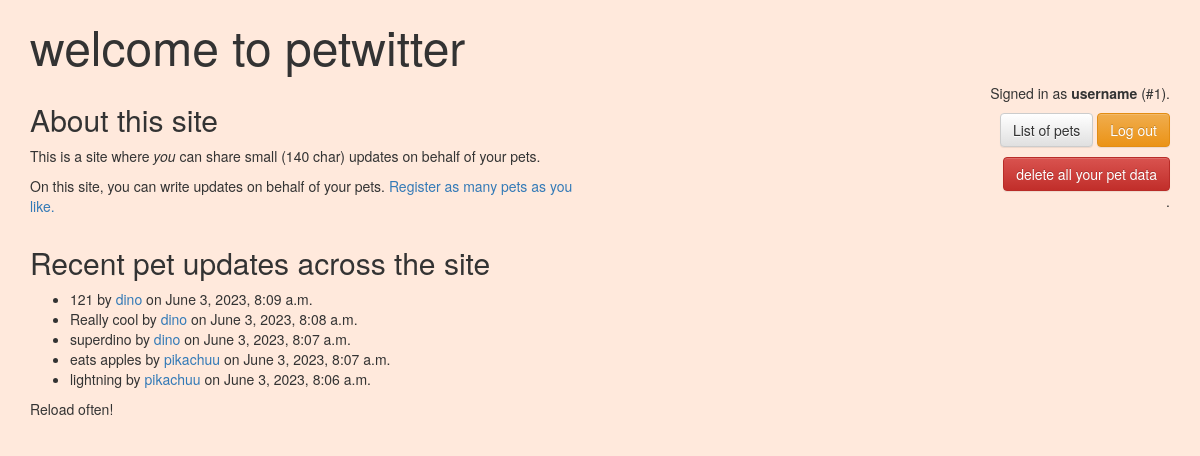
The app's page / (signed in) with its own data.
### communication_app/models.py (models this page shows, shortened)
class Update(models.Model):
    pub_date = models.DateTimeField(
        auto_now_add=True
    )
    pet = models.ForeignKey(Pet, on_delete=models.CASCADE)
    text = models.CharField(max_length=140)

class Pet(models.Model):
    user = models.ForeignKey(django.contrib.auth.models.User, on_delete=models.CASCADE)
    name = models.SlugField()
    description = models.CharField(max_length=1024, default="", blank=True)

### base_app/views.py (the view)
# urls.py: path("", views.site_index, name="index"),
def site_index(request):
    recent_updates = Update.objects.all().order_by("-pub_date")
    return render(
        request, "base_app/site_index.html", {"recent_updates": recent_updates}
    )

### base_app/templates/base_app/site_index.html (shortened to what this page needs)
{% load staticfiles %}
<!DOCTYPE html>
<html lang="en">
  <head>
    <link rel="stylesheet" type="text/css" href="{% static 'bootstrap-3.3.4-dist/css/bootstrap.css' %}" />
    <link rel="stylesheet" type="text/css" href="{% static 'bootstrap-3.3.4-dist/css/bootstrap-theme.css' %}" />
    <link rel="stylesheet" type="text/css" href="{% static 'pets.css' %}" />
  </head>
  <body>
    <div class="container">
    <h1>Welcome to petwitter</h1>
      <div class="row">
        <div class="col-md-6">
        <h2>About this site</h2>
        <p>This is a site where <em>you</em> can share small (140 char) updates
          on behalf of your pets.</p>
        {% if user.is_authenticated %}
        <p>On this site, you can write updates on behalf of your
        pets. <a href="/pets/">Register as many pets as you like.</a></p>
        {% endif %}
        </div>
        <div class="col-md-6">
        {% if user.is_authenticated %}
          <div class="text-right">
        <p>Signed in as <b>{{ user.username }}</b> (#{{ user.id }}).</p>
          <p><a href="/pets/" class="btn btn-default">List of pets</a>
          <a href="/logout/" class="btn btn-warning">Log out</a><p>
          <form method="POST" class="form-inline" action="/pets/delete_my_pets/">
            <input class="btn btn-danger" type="submit" value="delete all your pet data"></input>
          </form>
          .
        </p>
          </div>
        {% endif %}
        </div>
      </div>
      <h2>Recent pet updates across the site</h2>
      <ul>
        {% for update in recent_updates %}
        <li>{{ update.text }} by <a href="/pets/profiles/{{ update.pet.id }}">{{ update.pet.name }}</a> on {{ update.pub_date }}</li>
        {% endfor %}
      </ul>
      {% if recent_updates %}
      <p>Reload often!</p>
      {% else %}
      <p>None yet. Check back soon!</p>
      {% endif %}
    </div>
  </body>
</html>

### base_app/static/pets.css (style rules this page uses)
body { background: #ffe9dc; }
h1 { text-transform: lowercase; font-weight: 100; font-size: 48px; }

### records on screen
Update: text "121", pet.name "dino", pub_date "June 3, 2023, 8:09 a.m."
Update: text "Really cool", pet.name "dino", pub_date "June 3, 2023, 8:08 a.m."
Update: text "superdino", pet.name "dino", pub_date "June 3, 2023, 8:07 a.m."
Update: text "eats apples", pet.name "pikachuu", pub_date "June 3, 2023, 8:07 a.m."
Update: text "lightning", pet.name "pikachuu", pub_date "June 3, 2023, 8:06 a.m."

### other values on screen
{{ user.username }} "username"
{{ user.id }} "1"
